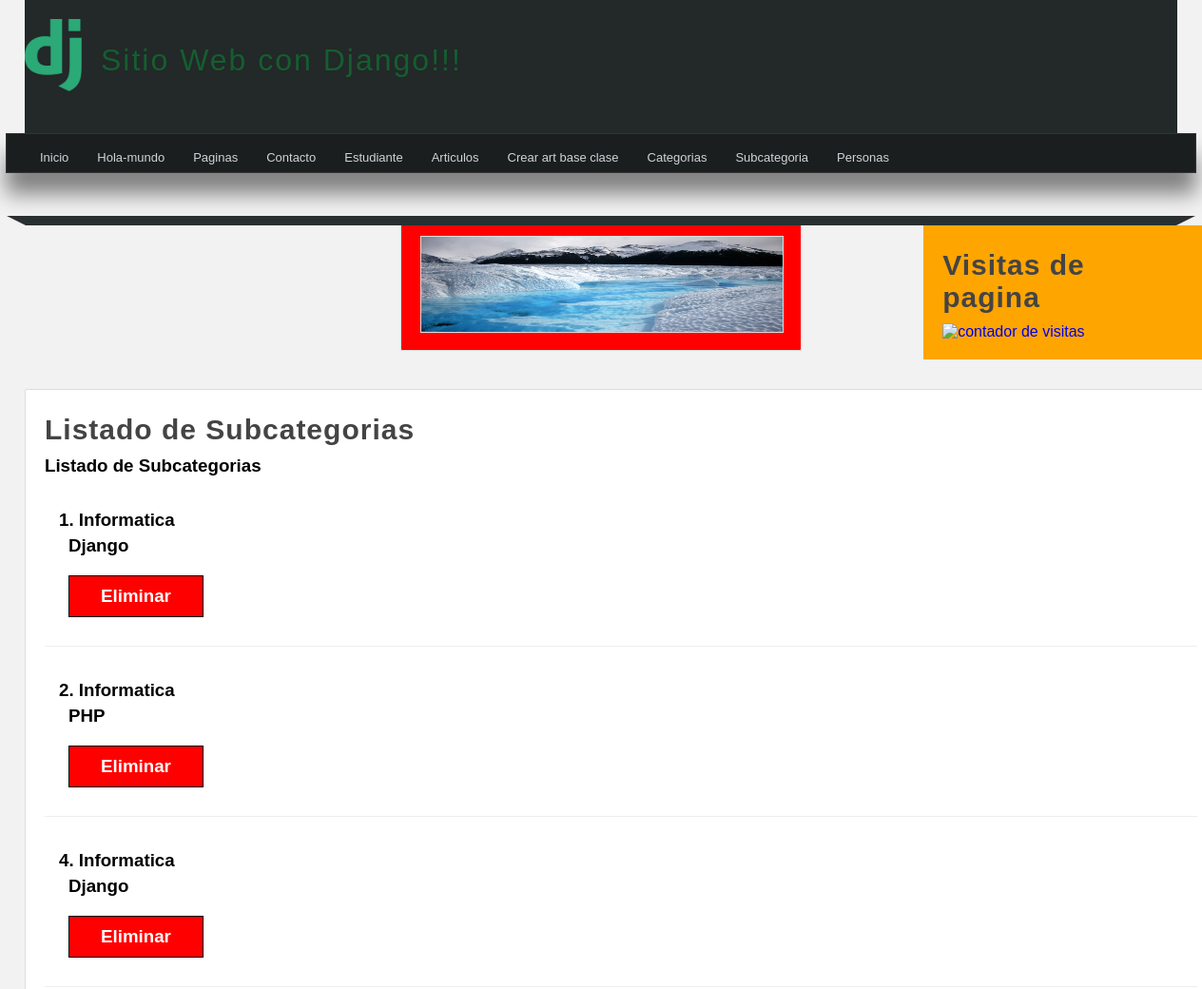
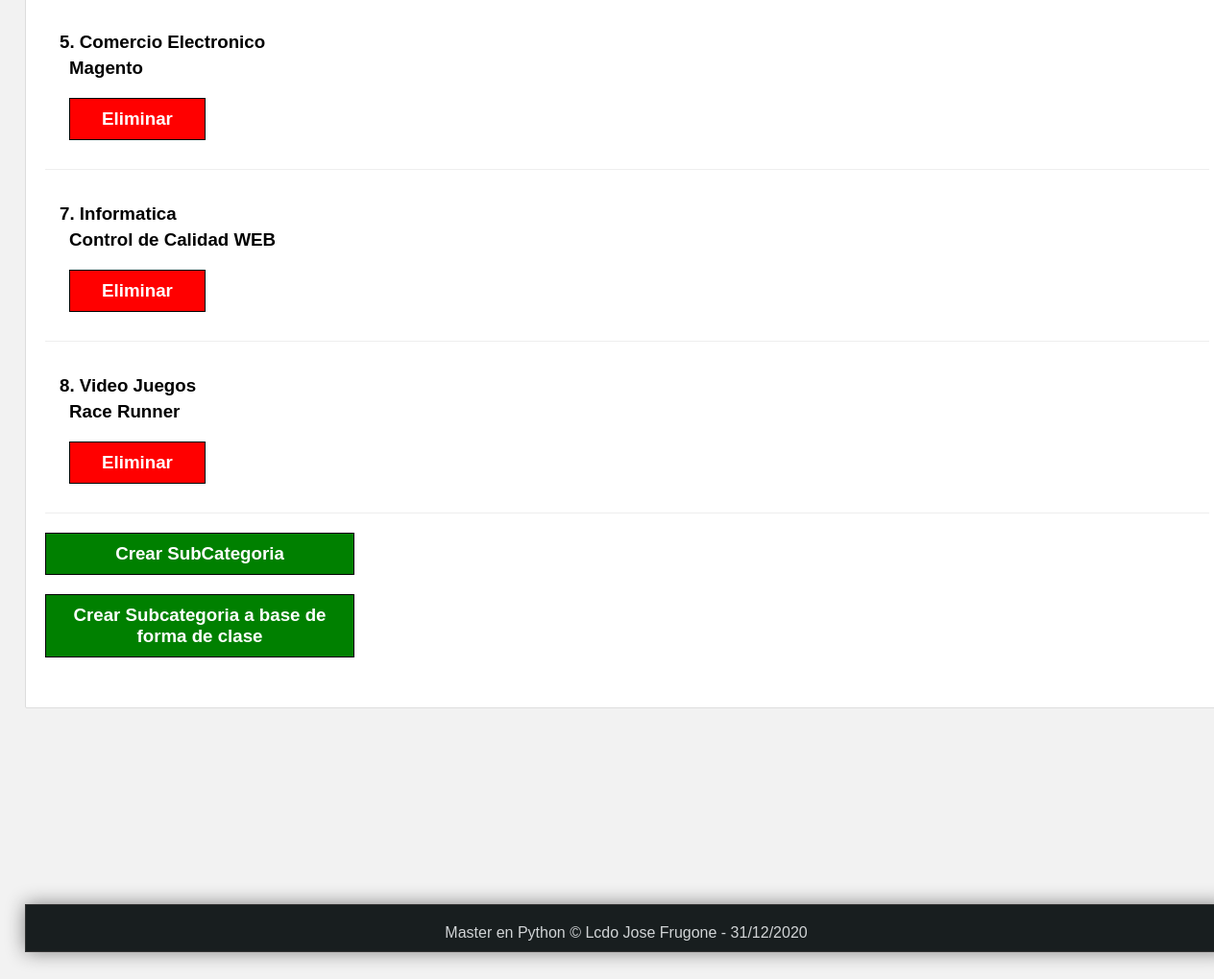
/subcategorias/, run on the app's committed database (2 pictures, top to bottom).
### miapp/models.py (models this page shows)
class SubCategory(models.Model):
    name = models.CharField(max_length=250,default='Informatica',null=False, verbose_name="nombre")
    description = models.CharField(max_length=200,default='Desarrollo Web con Django',null=False, verbose_name="Descripcion")
    created_at = models.DateTimeField(auto_now_add=True, verbose_name="creado")
    updated_at = models.DateTimeField(auto_now=True, verbose_name="editado")
    class Meta:
        verbose_name = "SubCategoria"
        verbose_name_plural = "SubCategorias"
        ordering = ['id']

### miapp/views.py (the view)
# urls.py: path('subcategorias/', views.subcategori_gen, name="lista_gen_subcate"),
def subcategori_gen(request):
    subcategorias = SubCategory.objects.all()
    return render(request, 'subcategoria.html',{
        'subcategorias':subcategorias
    })

### miapp/templates/subcategoria.html (shortened to what this page needs)
{% extends 'layout.html' %}
{% block content %}
<h1 class="title">Listado de Subcategorias</h1>
   {% if mensaje1 and mensaje %}
      <h3>{{mensaje1}}</h3>
      <br/>
      <h4>{{mensaje}}</h4>
   {% else %}
      {% if subcategorias %}
            <h3><p>Listado de Subcategorias</p><h3>
               {% for subcategori in subcategorias %}
                  <article class="article-item">
                     <h4>{{subcategori.id}}. {{subcategori.name}}</h4>
                     <div class="data">
                        <p>
                           {{subcategori.description}}
                           <a href="{% url 'borrar_subcateri' id=subcategori.id %}" class="btn btn-delete">Eliminar</a>
                        </p>
                     </div>
                  </article>
               {% endfor %}
            <p>
                <a href="{% url 'create_subcategoria' %}" class="btn1 btn1-agregar">Crear SubCategoria</a>
            </p>
            <p>
                <a href="{% url 'create_full_subcate' %}" class="btn1 btn1-agregar">Crear Subcategoria a base de forma de clase</a>
            </p>
      {% endif %}
   {% endif %}
<br/>
{% endblock %}

### miapp/static/css/styles.css (style rules this page uses)
* { margin: 0px; padding: 0px; font-family: sans-serif, Arial, Helvetica; text-decoration: none; }
body { background-color: #F2F2F2; }
p, h2, h3, ul { margin-top: 5px; margin-bottom: 5px; }
.title { color: #444; letter-spacing: 1px; font-size: 30px; margin-bottom: 10px; margin-top: 5px; }
.article-item { margin-bottom: 20px; margin-top: 20px; padding: 15px; border-bottom: 1px solid #eee; clear: both; }
.article-item .data { float: left; padding: 10px; padding-top: 0px; }
.btn { padding: 10px; background: red; color: white; border: 1px solid black; display: block; margin-top: 20px; width: 120px; text-align: center; }
.btn1 { display: block; padding: 10px; background: green; color: white; border: 1px solid black; margin-top: 20px; width: 300px; text-align: center; }

### data on the page
SubCategory: id "1", name "Informatica", description "Django"
SubCategory: id "2", name "Informatica", description "PHP"
SubCategory: id "4", name "Informatica", description "Django"
SubCategory: id "5", name "Comercio Electronico", description "Magento"
SubCategory: id "7", name "Informatica", description "Control de Calidad WEB"
SubCategory: id "8", name "Video Juegos", description "Race Runner"
